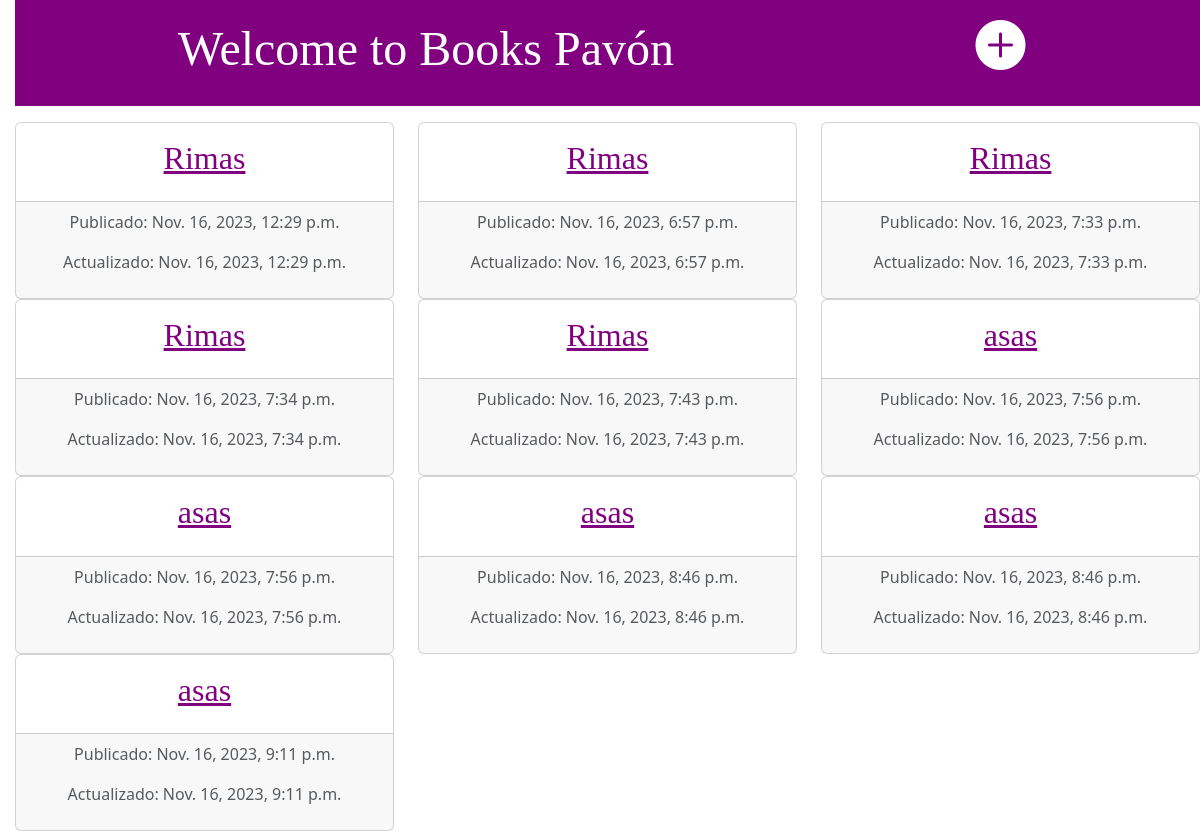
Before: / with the older database file.
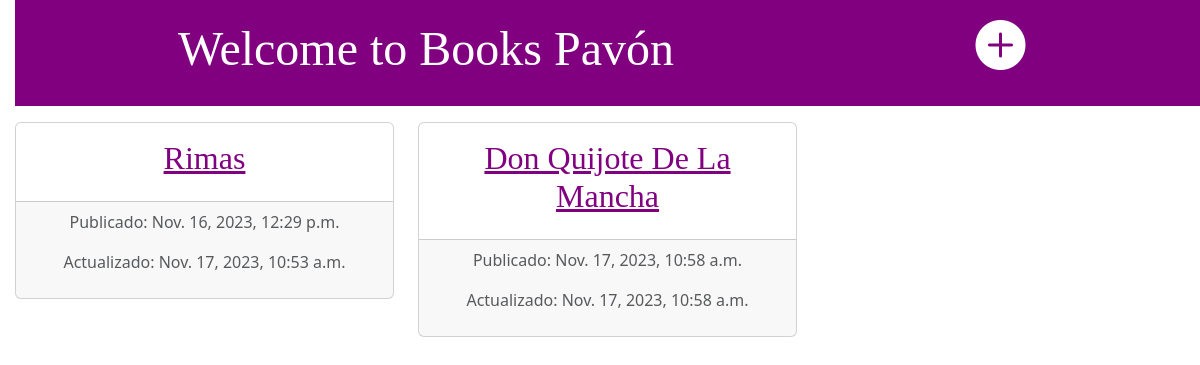
After: the same page with the newer database file.
### books/models.py (models this page shows, shortened)
class Book(models.Model):
    title = models.CharField(max_length=200)
    description = models.TextField()
    author = models.CharField(max_length=100)
    rating = models.PositiveIntegerField(validators=[MaxValueValidator(5)])
    created_at = models.DateTimeField(auto_now_add=True)
    updated_at = models.DateTimeField(auto_now=True)

### books/views.py (the view)
# urls.py: path('', ListBooks.as_view(), name='list_books'),
class ListBooks(View):
    nombre_template = 'books/list_books.html'
    def get(self, request):
        books = Book.objects.all()
        return render(request, self.nombre_template, {'books': books})

### books/templates/books/list_books.html (shortened to what this page needs)
{% load static %}
<head>
    <link href="https://cdn.jsdelivr.net/npm/bootstrap@5.3.2/dist/css/bootstrap.min.css" rel="stylesheet">
    <link rel="stylesheet" href="https://cdn.jsdelivr.net/npm/bootstrap-icons@1.11.1/font/bootstrap-icons.css">
    <link rel="stylesheet" href="{% static 'css/style.css' %}">
</head>
<body class="text-center">
    <div class="page-header">
        <div class="row">
                <div class="col-8"><h1><a href="/">Welcome to Books Pavón</a></h1></div>
                <div class="col-4"><a href="{% url 'book_creation' %}" class="top-menu"><i class="plus bi bi-plus-circle-fill"></i></a></div>
        </div>
    </div>
<div class="row pt-3">
{% for book in books %}
        <div class="col-4">
            <div class="card text-center">
                <div class="card-body">
                    <h2 class="card-title"><a href="{% url 'book_details' pk=book.pk %}">{{ book.title }} </a></h2>
                </div>
                <div class="card-footer text-body-secondary">
                    <p> Publicado: {{ book.created_at }}</p>
                    <p> Actualizado: {{ book.updated_at }}</p>
                </div>
            </div>
        </div>
{% endfor %}
</div>
</body>

### books/static/css/style.css (style rules this page uses)
body { padding-left: 15px; }
h1 a, h2 a { color: purple; font-family: 'Times New Roman'; }
.page-header { background-color: purple; margin-top: 0; padding: 20px 20px 20px 40px; }
.page-header h1, .page-header h1 a, .page-header h1 a:visited, .page-header h1 a:active { color: #ffffff; font-size: 36pt; text-decoration: none; }
.plus { font-size: 50px; color: #ffffff; }

Changed rows visible on the page:
removed Book: title "Rimas", created_at "Nov. 16, 2023, 6:57 p.m.", updated_at "Nov. 16, 2023, 6:57 p.m."
removed Book: title "Rimas", created_at "Nov. 16, 2023, 7:33 p.m.", updated_at "Nov. 16, 2023, 7:33 p.m."
removed Book: title "Rimas", created_at "Nov. 16, 2023, 7:34 p.m.", updated_at "Nov. 16, 2023, 7:34 p.m."
removed Book: title "Rimas", created_at "Nov. 16, 2023, 7:43 p.m.", updated_at "Nov. 16, 2023, 7:43 p.m."
removed Book: title "asas", created_at "Nov. 16, 2023, 7:56 p.m.", updated_at "Nov. 16, 2023, 7:56 p.m."
removed Book: title "asas", created_at "Nov. 16, 2023, 7:56 p.m.", updated_at "Nov. 16, 2023, 7:56 p.m."
removed Book: title "asas", created_at "Nov. 16, 2023, 8:46 p.m.", updated_at "Nov. 16, 2023, 8:46 p.m."
removed Book: title "asas", created_at "Nov. 16, 2023, 8:46 p.m.", updated_at "Nov. 16, 2023, 8:46 p.m."
removed Book: title "asas", created_at "Nov. 16, 2023, 9:11 p.m.", updated_at "Nov. 16, 2023, 9:11 p.m."
changed Book "Rimas": updated_at "Nov. 16, 2023, 12:29 p.m." → "Nov. 17, 2023, 10:53 a.m."
added Book: title "Don Quijote De La Mancha", created_at "Nov. 17, 2023, 10:58 a.m.", updated_at "Nov. 17, 2023, 10:58 a.m."
